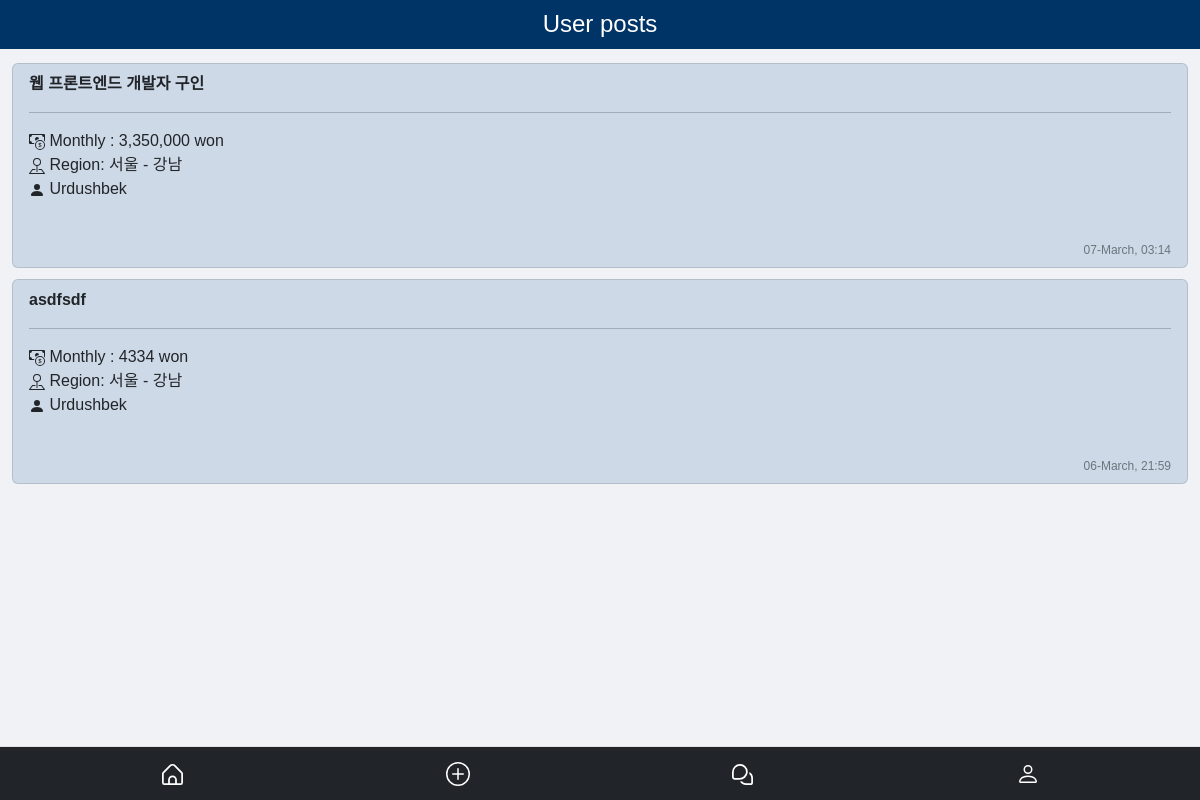
Screenshot of /user_job_list/Urdushbek/ with the database file from the repository.
### job/models.py (models this page shows, shortened)
class Job(models.Model):
    name = models.CharField(max_length=90)
    description = models.CharField(max_length=5000)
    salary = models.CharField(max_length=15)
    salary_period = models.CharField(max_length=10,
                                     choices=[('hourly', 'Soatlik'), ('daily', 'Kunlik'), ('weekly', 'Haftalik'),
                                              ('monthly', 'Oylik')], blank=False, null=False)
    start_time = models.TimeField(default="08:00")
    end_time = models.TimeField(default="18:00")
    phone_number = models.CharField(max_length=20)
    date = models.DateTimeField(auto_now_add=True)
    author = models.ForeignKey(
        get_user_model(),
        on_delete=models.CASCADE,
    )
    address = models.CharField(max_length=200)
    region = models.ForeignKey(Region, on_delete=models.CASCADE)
    city = models.ForeignKey(City, on_delete=models.CASCADE)

class Region(models.Model):
    name = models.CharField(max_length=100)
    def __str__(self):
        return self.name

class City(models.Model):
    name = models.CharField(max_length=100)
    region = models.ForeignKey(Region, on_delete=models.CASCADE)
    def __str__(self):
        return self.name

### accounts/models.py (models this page shows)
class CustomUser(AbstractUser):
    phone_number = models.CharField(max_length=20, blank=False, null=False)
    telegram = models.CharField(max_length=500, blank=True, null=True, default="Not filled in!")

### job/views.py (the view)
# urls.py: path('user_job_list/<str:username>/', MyJobListView.as_view(), name='user_job_list'),
class MyJobListView(ListView):
    model = Job
    template_name = 'user_job_list.html'
    context_object_name = 'userposts'
    def get_queryset(self):
        username = self.kwargs['username']
        user = get_user_model().objects.get(username=username)
        return self.model.objects.filter(author=user)

### job/context_processors.py (called while the page is built)
def regions(request):
    return {'regions': Region.objects.all()}

### templates/user_job_list.html (shortened to what this page needs)
{% extends 'base.html' %}
{% block title %}User posts{% endblock title %}
{% block content %}
    {% for job in userposts reversed %}
        <div class="list-group marginuz ">
            <a href="{% url 'job_detail' job.pk %}"
               class="list-group-item bg-detail text-dark my-link-hover2"><b>{{ job.name }}</b>
                <hr>
                <p class="fw-light">
                    {% if job.salary_period == 'monthly' %}
                        Monthly
                    {% elif job.salary_period == 'weekly' %}
                        Weekly
                    {% elif job.salary_period == 'daily' %}
                        Daily
                    {% elif job.salary_period == 'hourly' %}
                        Hourly
                    {% endif %}
                    : {{ job.salary }} won<br>
                    Region: {{ job.region }} - {{ job.city }}<br>
                    <svg xmlns="http://www.w3.org/2000/svg"
                         width="16" height="16" fill="currentColor"
                         class="bi bi-person-fill"
                         viewBox="0 0 16 16">
                        <path d="M3 14s-1 0-1-1 1-4 6-4 6 3 6 4-1 1-1 1H3Zm5-6a3 3 0 1 0 0-6 3 3 0 0 0 0 6Z"></path>
                    </svg>
                    {{ job.author }}
                    <br><br>
                </p>
                <span class="small-right text-secondary fw-light">
                {{ job.date|date:"d-F, H:i" }}
                </span>
            </a>
        </div>
    {% endfor %}
{% endblock %}

### static/css/style2.css (style rules this page uses)
:root { --blue: #206bc4; --indigo: #4263eb; --purple: #ae3ec9; --pink: #d6336c; --red: #d63939; --orange: #f76707; --yellow: #f59f00; --green: #2fb344; --teal: #0ca678; --cyan: #17a2b8; --black: #000000; --white: #ffffff; --gray: #49566c; --gray-dark: #212932; --gray-100: #f1f5f9; --gray-200: #e2e8f0; --gray-300: #c8d3e1; --gray-400: #9ba9be; --gray-500: #6c7a91; --gray-600: #49566c; --gray-700: #313c52; --gray-800: #212932; --gray-900: #0f172a; --primary: #206bc4; --secondary: #616876; --success: #2fb344; --info: #4299e1; --warning: #f76707; --danger: #d63939; --light: #f8fafc; --dark: #212932; --muted: #616876; --azure: #4299e1; --lime: #74b816; --facebook: #1877F2; --twitter: #1da1f2; --linkedin: #0a66c2; --google: #dc4e41; --youtube: #ff0000; --vimeo: #1ab7ea; --dribbble: #ea4c89; --github: #181717; --instagram: #e4405f; --pinterest: #bd081c; --vk: #6383a8; --rss: #ffa500; --flickr: #0063dc; --bitbucket: #0052cc; --tabler: #206bc4; --primary-rgb: 32, 107, 196; --secondary-rgb: 97, 104, 118; --success-rgb: 47, 179, 68; --info-rgb: 66, 153, 225; --warning-rgb: 247, 103, 7; --danger-rgb: 214, 57, 57; --light-rgb: 248, 250, 252; --dark-rgb: 29, 39, 59; --muted-rgb: 97, 104, 118; --blue-rgb: 32, 107, 196; --azure-rgb: 66, 153, 225; --indigo-rgb: 66, 99, 235; --purple-rgb: 174, 62, 201; --pink-rgb: 214, 51, 108; --red-rgb: 214, 57, 57; --orange-rgb: 247, 103, 7; --yellow-rgb: 245, 159, 0; --lime-rgb: 116, 184, 22; --green-rgb: 47, 179, 68; --teal-rgb: 12, 166, 120; --cyan-rgb: 23, 162, 184; --facebook-rgb: 24, 119, 242; --twitter-rgb: 29, 161, 242; --linkedin-rgb: 10, 102, 194; --google-rgb: 220, 78, 65; --youtube-rgb: 255, 0, 0; --vimeo-rgb: 26, 183, 234; --dribbble-rgb: 234, 76, 137; --github-rgb: 24, 23, 23; --instagram-rgb: 228, 64, 95; --pinterest-rgb: 189, 8, 28; --vk-rgb: 99, 131, 168; --rss-rgb: 255, 165, 0; --flickr-rgb: 0, 99, 220; --bitbucket-rgb: 0, 82, 204; --tabler-rgb: 32, 107, 196; --white-rgb: 255, 255, 255; --black-rgb: 0, 0, 0; --body-color-rgb: 29, 39, 59; --body-bg-rgb: 241, 245, 249; --font-sans-serif: Inter, -apple-system, BlinkMacSystemFont, San Francisco, Segoe UI, Roboto, Helvetica Neue, sans-serif; --font-monospace: Menlo, Monaco, Consolas, Liberation Mono, Courier New, monospace; --gradient: linear-gradient(180deg, rgba(255, 255, 255, 0.15), rgba(255, 255, 255, 0)); --body-font-family: var(--font-sans-serif); --body-font-size: 0.9375rem; --body-font-weight: 400; --body-line-height: 1.4285714286; --body-letter-spacing: normal; --body-color: #212932; --body-bg: #f1f5f9; --border-width: 1px; --border-style: solid; --border-color: #e6e7e9; --border-color-translucent: rgba(97, 104, 118, 0.16); --border-radius: 4px; --border-radius-sm: 2px; --border-radius-lg: 8px; --border-radius-2lg: 12px; --border-radius-xl: 1rem; --border-radius-2xl: 2rem; --border-radius-pill: 100rem; --link-color: var(--primary); --link-hover-color: var(--primary-darken); --code-color: var(--gray-600); --highlight-bg: #fdeccc; --breakpoint-xs: 0; --breakpoint-sm: 576px; --breakpoint-md: 768px; --breakpoint-lg: 992px; --breakpoint-xl: 1200px; --breakpoint-xxl: 1400px; }
body { font-family: 'Noto Sans KR', sans-serif; background-color: #F0F2F5; color: white; font-size: 100%; overflow-wrap: break-word; }
a { text-decoration-line: none; }
.marginuz { padding-top: 10px; padding-bottom: 1px; }
.bg-detail { background: #CED9E7 ; }
.small-right { float: right; font-size: 75%; }

### rows the page displays
Job: name "웹 프론트엔드 개발자 구인", salary_period "Monthly", salary "3,350,000", region "서울", city "강남", author "Urdushbek", date "07-March, 03:14"
Job: name "asdfsdf", salary_period "Monthly", salary "4334", region "서울", city "강남", author "Urdushbek", date "06-March, 21:59"
